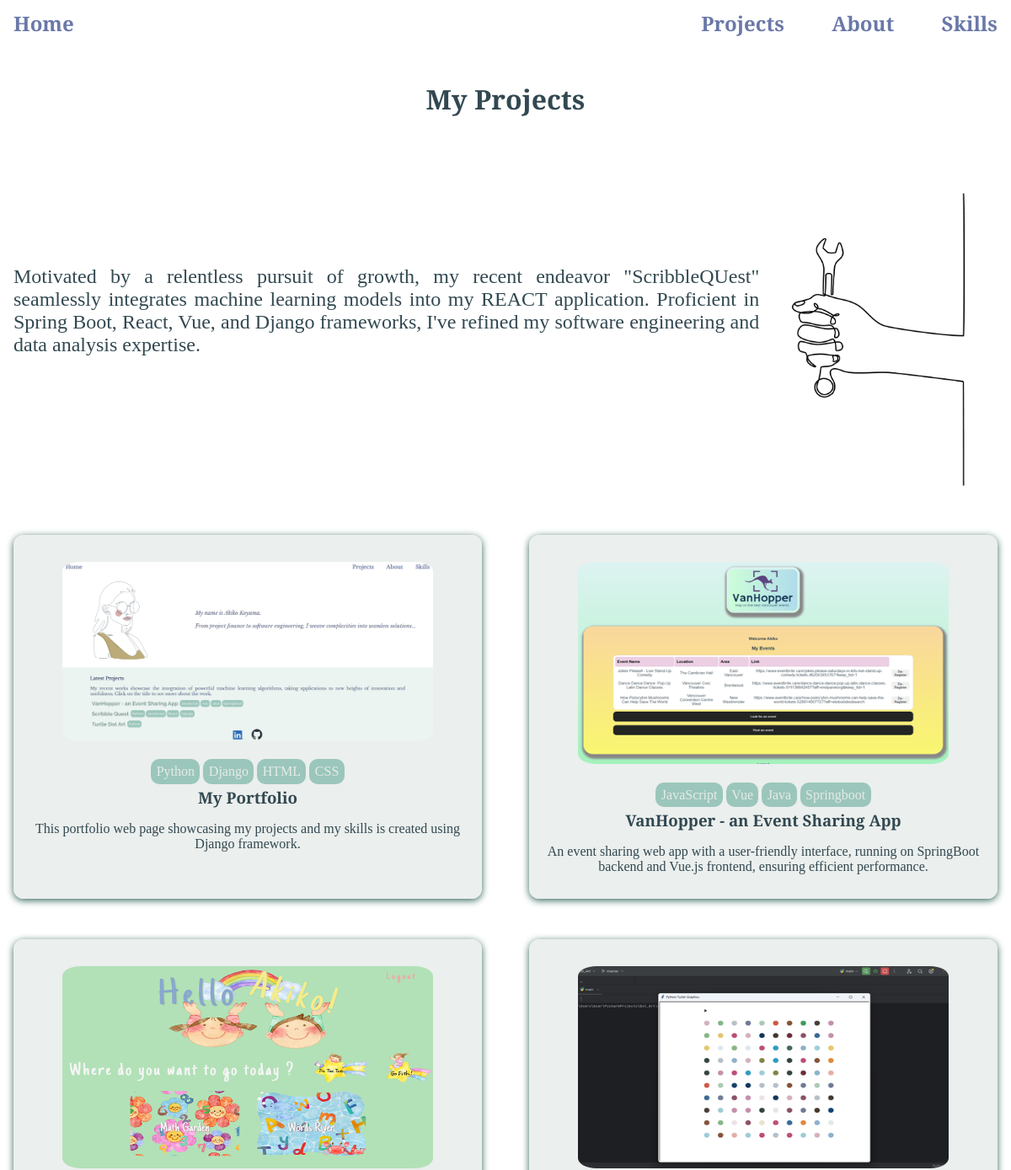
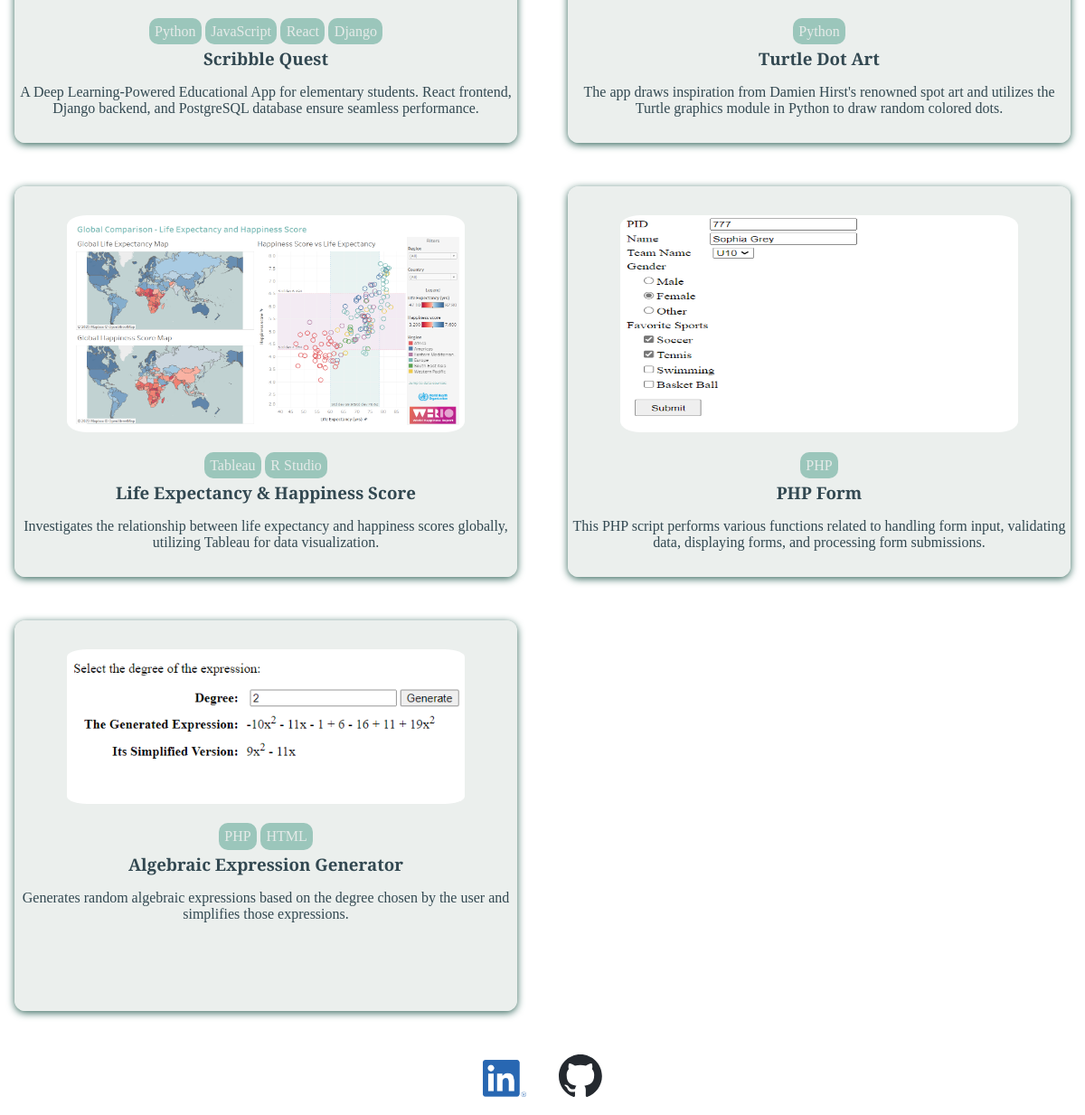
The page /posts on the database its author committed (2 pictures, top to bottom).
### blog/models.py (models this page shows, shortened)
class Post(models.Model):
    title = models.CharField(max_length=100)
    excerpt = models.CharField(max_length=150)
    image = models.ImageField(upload_to='images', null=True)
    image1=models.ImageField(upload_to='images', null=True)
    image2=models.ImageField(upload_to='images', null=True)
    image3=models.ImageField(upload_to='images', null=True)
    date = models.DateField(auto_now=True)
    slug = models.SlugField(unique=True)  # db_index=True is set automatically
    content = models.TextField(validators=[MinLengthValidator(10)])
    author = models.ForeignKey(
        Author, on_delete=models.SET_NULL, null=True) # related_name="posts",
    tag = models.ManyToManyField(Tag)
    link=models.URLField(null=True, max_length=200)
    weblink=models.URLField(null=True, blank=True, max_length=200)

class Tag(models.Model):
    caption = models.CharField(max_length=20)

### blog/views.py (the view)
# urls.py: path("posts", views.PostsView.as_view(), name="posts-page"),
class PostsView(ListView):
    template_name = "blog/all-posts.html"
    model = Post
    ordering = ["-date"]

### blog/templates/blog/all-posts.html (shortened to what this page needs)
{% extends "base.html" %}
{% load static%}
{% block css_files%}
    <link rel="stylesheet" href="{% static "blog/all-posts.css" %}"/>
    <link rel="stylesheet" href="{% static "blog/post.css" %}"/>
{% endblock%}
{%block contents%}
<section id="all-posts">
    <h2>My Projects</h2>
    <section id="intro">
        <p>Motivated by a relentless pursuit of growth, my recent endeavor "ScribbleQUest" seamlessly integrates machine learning models into my REACT application.
             Proficient in Spring Boot, React, Vue, and Django frameworks, I've refined my software engineering and data analysis expertise.  </p>
        <img id="tool" src="{% static 'blog/images/hand.png'%}" alt="hand holding tool">
    </section>
    <ul>
        {% for p in object_list %}
            {% include  "blog/includes/post.html" %}
        {% endfor %}
    </ul>
</section>
<section id="container">
    <div>
        <a href='https://linkedin.com/in/akiko-koyama'><img id='logo' src="{% static 'blog/images/LI-In-Bug.png'%}"/></a>
        <a href='https://github.com/AKoy-22'><img id='logo' src="{% static 'blog/images/github-mark.svg'%}"/></a>
    </div>
</section>
{%endblock%}

### blog/templates/blog/includes/post.html
{% load static%}
{% block css_files%}
    <link rel="stylesheet" href="{% static "blog/post.css" %}"/>
{% endblock%}
<li>
    <article class="post">
        <a href="{% url 'post-detail-page' slug=p.slug %}" >
            <div class="post__image">
                <img src="{{ p.image.url }}" alt="{{ p.title }}"/>
            </div>
            <div class="tech-tag">
            {% for t in p.tag.all %}
                <span >{{t.caption}}</span>
            {% endfor%}
            </div>
            <div class="post__content">
                <h3>{{p.title}} </h3>
                <p>
                    {{p.excerpt}}
                 </p>
            </div>
        </a>
    </article>
</li>

### static/app.css (style rules this page uses)
* { box-sizing: border-box; }
html { font-family: 'Libre Baskerville', serif; }
body { margin: 0; }
h2 { font-size: 2rem; }

### blog/static/blog/all-posts.css (style rules this page uses)
body { background-color: white; margin: 0; text-align: center; }
#intro { font-family: 'Libre Baskerville', serif; font-size: 1.5rem; color: #324851; text-align: justify; padding: 1rem; display: flex; }
#intro p { margin-top: 7rem; }
#tool { width: 20rem; height: 25rem; }
#all-posts { margin: 1rem auto; width: 100%; max-width: 80rem; }
#all-posts p, h3 { color: #324851; margin-bottom: 2rem; }
#all-posts h2 { text-align: center; font-size: 2rem; color: #324851; margin: 3rem 0; }
ul { list-style: none; margin: 0; padding: 0; display: grid; grid-template-columns: repeat(auto-fill, minmax(25rem, 1fr)); gap: 1rem 1.5rem; }
#logo { width: 3rem; height: auto; margin: 1rem; }
.post img { width: 7rem; height: 7rem; }
.post a { padding: 1rem 0.2rem; height: 27rem; background-color: rgba(230,235,233,0.8); transform-origin: center; box-shadow: 0 2px 8px #34675C; border-radius: 12px; }

### blog/static/blog/post.css (style rules this page uses)
.post { display: flex; flex-direction: column; align-items: center; text-align: center; color: #6A78A9; border-radius: 8px; }
.post a { text-decoration: none; transition: all 0.2s ease; margin: 1rem; color: #324851; }
.post a img { width: 80%; height: auto; max-height: 15rem; border-radius: 5%; margin: 1rem; }
.post h3 { margin: 0.25rem 0; }
.post span { background-color: #9bc6bb; color: #e6ebe9; border-radius: 10px; padding:0.4rem; display: inline; }
.tech-tag { margin: 0.5rem; }

### rows shown on the page
Post: image (picture), title "My Portfolio", excerpt "This portfolio web page showcasing my projects and my skills is created using Django framework."
Tag: caption "Python"
Tag: caption "Django"
Tag: caption "HTML"
Tag: caption "CSS"
Post: image (picture), title "VanHopper - an Event Sharing App", excerpt "An event sharing web app with a user-friendly interface, running on SpringBoot backend and Vue.js frontend, ensuring efficient performance."
Tag: caption "JavaScript"
Tag: caption "Vue"
Tag: caption "Java"
Tag: caption "Springboot"
Post: image (picture), title "Scribble Quest", excerpt "A Deep Learning-Powered Educational App for elementary students. React frontend, Django backend, and PostgreSQL database ensure seamless performance."
Tag: caption "React"
Post: image (picture), title "Turtle Dot Art", excerpt "The app draws inspiration from Damien Hirst's renowned spot art and utilizes the Turtle graphics module in Python to draw random colored dots."
Post: image (picture), title "Life Expectancy & Happiness Score", excerpt "Investigates the relationship between life expectancy and happiness scores globally, utilizing Tableau for data visualization."
Tag: caption "Tableau"
Tag: caption "R Studio"
Post: image (picture), title "PHP Form", excerpt "This PHP script performs various functions related to handling form input, validating data, displaying forms, and processing form submissions."
Tag: caption "PHP"
Post: image (picture), title "Algebraic Expression Generator", excerpt "Generates random algebraic expressions based on the degree chosen by the user and simplifies those expressions."
